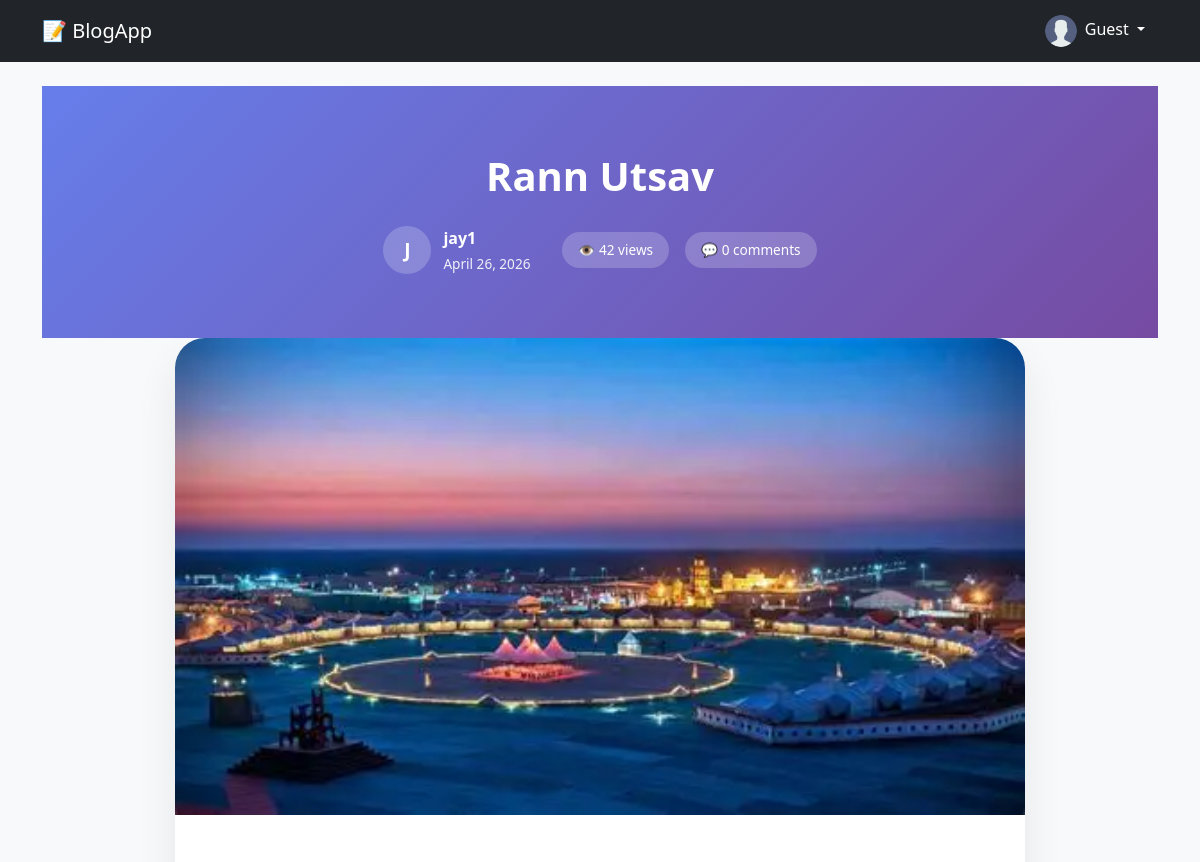
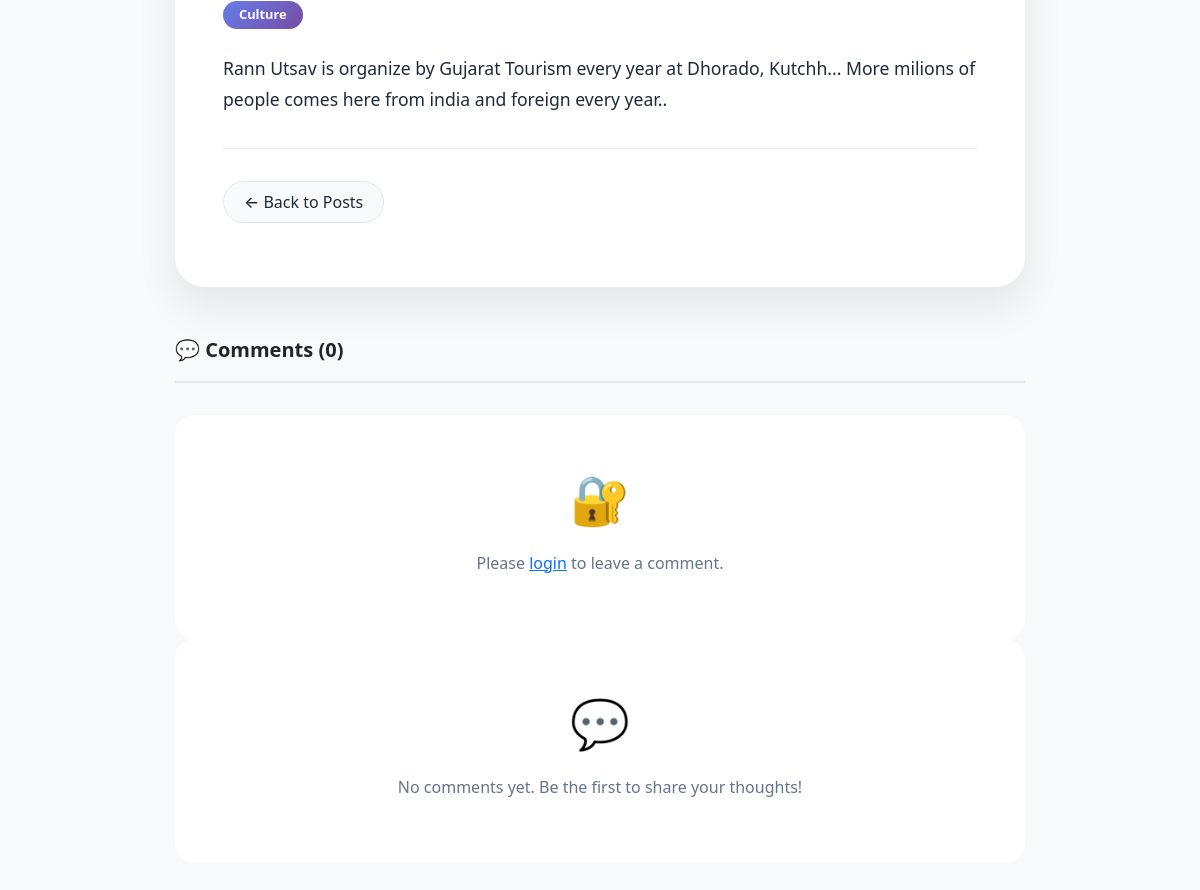
Page /post/23/ on the committed database (2 pictures, top to bottom).
### blogapp/models.py (models this page shows, shortened)
class Post(models.Model):
    author = models.ForeignKey(User, on_delete=models.CASCADE)
    category = models.ForeignKey(Category, on_delete=models.CASCADE)
    title = models.CharField(max_length=50)
    content = models.TextField()
    image = models.ImageField(null=True, blank=True)
    created_at = models.DateTimeField(auto_now_add=True)
    likes = models.ManyToManyField(User, related_name="liked_posts", blank=True)
    views = models.IntegerField(default=0)

class Category(models.Model):
    name = models.CharField(max_length=50)

### blogapp/views.py (the view, shortened to what this page needs)
# urls.py: path('post/<int:pk>/', PostDetailView.as_view(), name='post_detail'),
class PostDetailView(DetailView):
    model = Post
    template_name = 'blog/post_detail.html'
    def get_context_data(self, **kwargs): # Send extra data from view → template
        context = super().get_context_data(**kwargs) # 👉 Context = dictionary that sends data from view → template /// Parent class = DetailView
        context['comments'] = Comment.objects.filter(post=self.object, parent__isnull=True).order_by('-created_at')
        return context
    def get(self, request, *args, **kwargs):
        self.object = self.get_object()
        self.object.views += 1
        self.object.save()
        context = self.get_context_data(object = self.object)
        return self.render_to_response(context)
    def dispatch(self, *args, **kwargs):
        return super().dispatch(*args, **kwargs)

### blogapp/context_processors.py (called while the page is built)
def notification_count(request):
    if request.user.is_authenticated:
        count = Notification.objects.filter(
            user=request.user,
            is_read=False
        ).count()
    else:
        count = 0
    return {'notification_count': count}

### blogapp/templates/blog/post_detail.html (shortened to what this page needs)
{% extends 'base.html' %}
{% load static %}
{% block extra_css %}
    <link rel="stylesheet" href="{% static 'css/post_detail.css' %}">
{% endblock %}
{% block content %}
<div class="post-hero">
    <div class="post-hero-content">
        <h1>{{ object.title }}</h1>
        <div class="post-meta-hero">
            <div class="post-author">
                <div class="author-avatar">
                    {{ object.author.username|first|upper }}
                </div>
                <div class="author-info">
                    <div class="author-name">{{ object.author.username }}</div>
                    <div class="post-date">{{ object.created_at|date:"F d, Y" }}</div>
                </div>
            </div>
            <div class="post-stats-hero">
                <div class="stat-badge">👁️ {{ object.views }} views</div>
                <div class="stat-badge">💬 {{ object.comment_set.count }} comments</div>
            </div>
        </div>
    </div>
</div>
<div class="post-container">
    {% if object.image %}
    <img src="{{ object.image.url }}" alt="{{ object.title }}" class="post-featured-image">
    {% endif %}
    <div class="post-body">
        <div class="post-category">{{ object.category.name }}</div>
        <div class="post-content">
            {{ object.content|linebreaks }}
        </div>
        <div class="action-bar">
            <a href="{{ request.META.HTTP_REFERER|default:'/' }}" class="btn-action btn-back">
                ← Back to Posts
            </a>
        </div>
    </div>
</div>
<div class="comments-section">
    <div class="comments-header">
        <div class="comments-count">💬 Comments ({{ object.comment_set.count }})</div>
    </div>
    {% if user.is_authenticated %}
    <div class="comment-form-card">
        <form id="comment-form">
            {% csrf_token %}
            <textarea name="text" rows="4" placeholder="Share your thoughts..."></textarea>
            <button type="submit" class="comment-submit">Post Comment</button>
        </form>
    </div>
    {% else %}
    <div class="empty-comments">
        <div class="empty-icon">🔐</div>
        <p>Please <a href="{% url 'login' %}">login</a> to leave a comment.</p>
    </div>
    {% endif %}
    <div id="comment-list" class="comment-list">
        {% for comment in comments %}
            {% include "blog/reply_modern.html" with comment=comment depth=0 %}
            {% empty %}
            <div class="empty-comments">
                <div class="empty-icon">💬</div>
                <p>No comments yet. Be the first to share your thoughts!</p>
            </div>
        {% endfor %}
    </div>
</div>
{% endblock %}

### blogapp/static/css/post_detail.css (style rules this page uses)
:root { --primary: #6366f1; --primary-dark: #4f46e5; --text-dark: #1e293b; --text-gray: #64748b; --bg-light: #f8fafc; --border-light: #e2e8f0; }
.post-hero { position: relative; background: linear-gradient(135deg, #667eea 0%, #764ba2 100%); padding: 4rem 0; margin-bottom: -2rem; }
.post-hero-content { margin: 0 auto; text-align: center; color: white; }
.post-hero h1 { font-size: 2.5rem; font-weight: 800; margin-bottom: 1rem; line-height: 1.3; }
.post-meta-hero { display: flex; justify-content: center; gap: 2rem; align-items: center; flex-wrap: wrap; margin-top: 1.5rem; }
.post-author { display: flex; align-items: center; gap: 0.75rem; }
.author-avatar { width: 48px; height: 48px; border-radius: 50%; background: rgba(255, 255, 255, 0.2); display: flex; align-items: center; justify-content: center; font-weight: bold; font-size: 1.2rem; }
.author-info { text-align: left; }
.author-name { font-weight: 600; margin-bottom: 0.25rem; }
.post-date { font-size: 0.85rem; opacity: 0.9; }
.post-stats-hero { display: flex; gap: 1rem; }
.stat-badge { background: rgba(255, 255, 255, 0.2); padding: 0.5rem 1rem; border-radius: 40px; font-size: 0.85rem; display: flex; align-items: center; gap: 0.5rem; }
.post-container { max-width: 850px; margin: 0 auto; background: white; border-radius: 30px; box-shadow: 0 20px 40px rgba(0, 0, 0, 0.08); overflow: hidden; margin-top: 2rem; margin-bottom: 3rem; }
.post-featured-image { width: 100%; max-height: 500px; object-fit: cover; }
.post-body { padding: 3rem; }
.post-category { display: inline-block; background: linear-gradient(135deg, #667eea, #764ba2); color: white; padding: 0.25rem 1rem; border-radius: 20px; font-size: 0.8rem; font-weight: 600; margin-bottom: 1.5rem; }
.post-content { font-size: 1.1rem; line-height: 1.8; color: var(--text-dark); }
.post-content p { margin-bottom: 1.5rem; }
.action-bar { display: flex; justify-content: space-between; align-items: center; padding: 1rem 0; margin-top: 2rem; padding-top: 2rem; border-top: 1px solid var(--border-light); }
.btn-action { padding: 0.5rem 1.25rem; border-radius: 40px; font-weight: 500; transition: all 0.3s ease; text-decoration: none; display: inline-flex; align-items: center; gap: 0.5rem; }
.btn-back { background: var(--bg-light); color: var(--text-dark); border: 1px solid var(--border-light); }
.comments-section { max-width: 850px; margin: 0 auto 3rem; }
.comments-header { display: flex; justify-content: space-between; align-items: center; margin-bottom: 2rem; padding-bottom: 1rem; border-bottom: 2px solid var(--border-light); }
.comments-count { font-size: 1.25rem; font-weight: 600; }
.comment-list { display: flex; flex-direction: column; gap: 1.5rem; }
.empty-comments { text-align: center; padding: 3rem; background: white; border-radius: 20px; color: var(--text-gray); }
.empty-icon { font-size: 3rem; margin-bottom: 1rem; }

### rows in the picture
Post: title "Rann Utsav", author.username|first "J", author.username "jay1", created_at "April 26, 2026", views "42", comment_set.count "0", image (picture), category.name "Culture", content "Rann Utsav is organize by Gujarat Tourism every year at Dhorado, Kutchh... More milions of people comes here from india and foreign every year.."

### other values in the picture
{{ request.user.username|default:'Guest' }} "Guest"
